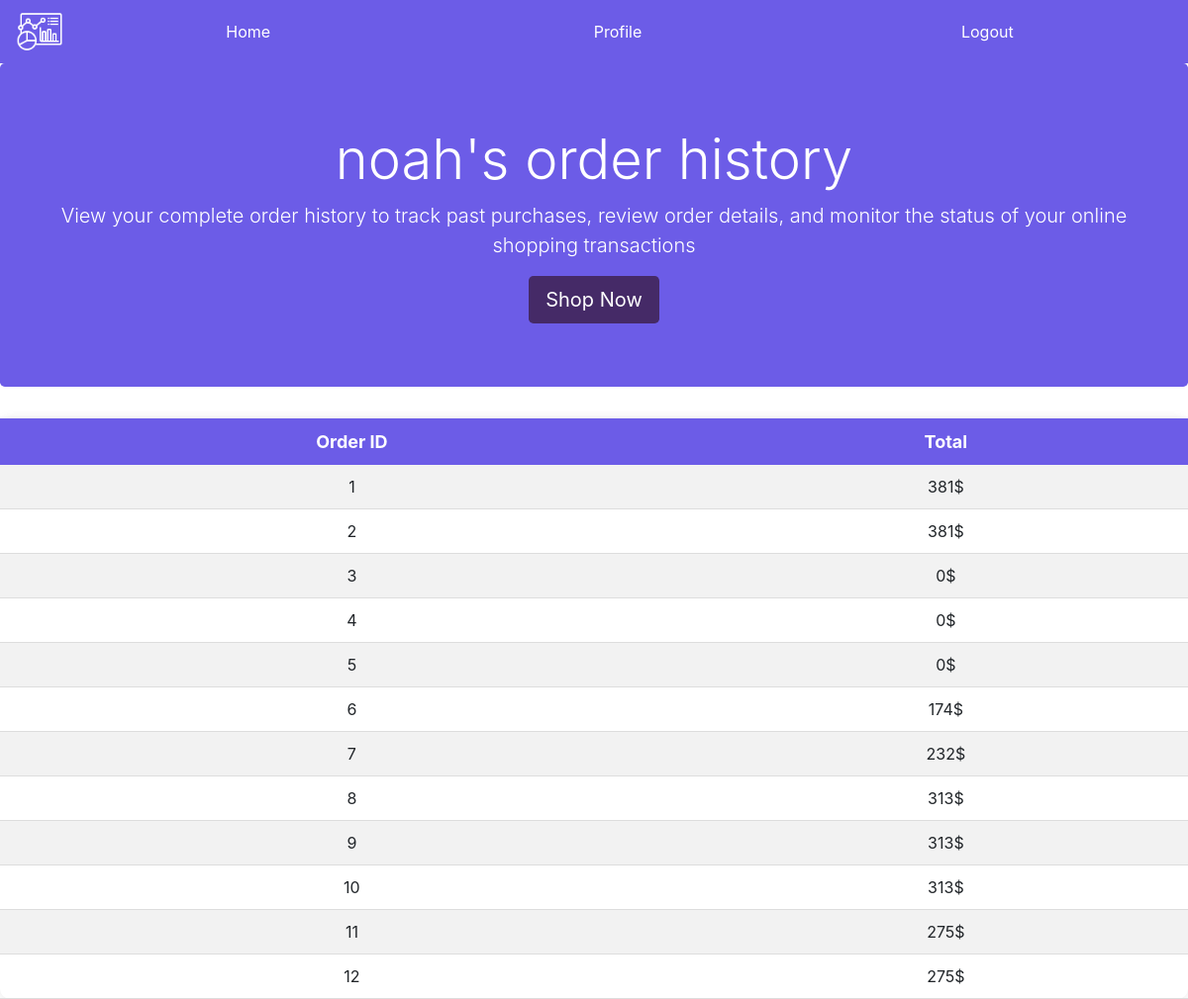
Page /cart_old_orders.php (signed in) on the committed database.
### tables this page shows
CREATE TABLE `orders` (
  `total` float NOT NULL,
  `user_id` int DEFAULT NULL,
  `id` int NOT NULL AUTO_INCREMENT,
  `adress` varchar(250) DEFAULT NULL,
  `phone` varchar(250) DEFAULT NULL,
  PRIMARY KEY (`id`),
  KEY `user_id_idx` (`user_id`),
  CONSTRAINT `user_id` FOREIGN KEY (`user_id`) REFERENCES `users` (`id`)
);

### Data/DB.php (called while the page is built, shortened)
<?php
class DB
{
    private $con;
    public function __construct()
    {
        $this->con = new PDO("mysql:host=localhost;dbname=pms;", "root", "");
    }
    public function GetAll($table,$condition)
    {
        $sql = $this->con->query("SELECT * FROM $table where $condition ;");
        return $sql->fetchAll(PDO::FETCH_ASSOC);
    }
}

### cart_old_orders.php (the view, shortened to what this page needs)
<!DOCTYPE html>
<html lang="en">
<?php include_once 'Data/DB.php'; ?>
<?php $db=new db();
$id=$_SESSION['auth']['id'];
$orders=$db->GetAll('orders',"user_id = $id");
?>
<head>
    <link rel="stylesheet" href="https://maxcdn.bootstrapcdn.com/bootstrap/4.5.2/css/bootstrap.min.css">
    <link rel="stylesheet" href="style/home.css">
</head>
<body style="background-color: #ffffff;">
    <nav class="navbar navbar-expand-lg navbar-dark" style="background-color: #6c5ce7;">
    <?php if($_SESSION['auth']['role']=='admin'): ?>
    <a href="dashboard.php">
        <img src="icons/dashboard._whitepng.png" alt="dashboard icon" width="48" height="48">
    </a>
        <?php endif; ?>
        <div class="collapse navbar-collapse" id="navbarNav">
            <ul class="navbar-nav ml-auto">
                <li class="nav-item">
                <a class="nav-link" href="home.php" style="color: #ffffff;">Home</a>
              </li>
                <li class="nav-item">
                    <a class="nav-link" href="profile.php" style="color: #ffffff;">Profile</a>
                <li class="nav-item">
                    <a class="nav-link" href="logout.php" style="color: #ffffff;">Logout</a>
                </li>
            </ul>
        </div>
    </nav>
    <div class="jumbotron text-center" style="background-color: #6c5ce7; color: #ffffff;">
        <h1 class="display-4"> <?=$_SESSION['auth']['name'];?>'s order history</h1>
        <p class="lead">View your complete order history to track past purchases, review order details, and monitor the status of your online shopping transactions </p>
        <a href="home.php" class="btn btn-lg btn-purple">Shop Now</a>
    </div>
    <table class="order-table">
        <thead>
            <tr>
                <th>Order ID</th>
                <th>Total</th>
            </tr>
        </thead>
        <tbody>
            <?php foreach($orders as $order):  ?>
            <tr>
                <td><?= $order['id'];?></td>
                <td><?= $order['total'];?>$</td>
            </tr>
            <?php endforeach; ?>
        </tbody>
    </table>
</body>
</html>

### style/home.css (style rules this page uses)
body { background-color: #ffffff; }
.navbar { background-color: #6c5ce7; }
.navbar-brand, .navbar-nav .nav-link { color: #ffffff; }
.navbar-nav { display: flex; justify-content: space-between; align-items: center; width: 100%; }
.navbar-nav .nav-item { flex: 1; text-align: center; }
.jumbotron { background-color: #6c5ce7; color: #ffffff; }
.btn-purple { background-color: #452a67; color: #ffffff; }
.navbar-nav .nav-item a.nav-link { font-size: 16px; transition: font-size 0.3s ease; }
.order-table { width: 100%; border-collapse: collapse; background-color: #ffffff; box-shadow: 0 0 10px rgba(0, 0, 0, 0.1); border-radius: 10px; margin-top: 20px; }
.order-table th, .order-table td { padding: 10px; text-align: center; }
.order-table thead { background-color: #6c5ce7; color: #ffffff; font-weight: bold; border-radius: 10px 10px 0 0; }
.order-table th { font-size: 18px; }
.order-table tbody tr:nth-child(odd) { background-color: #f2f2f2; }
.order-table td { font-size: 16px; border-bottom: 1px solid #dddddd; }

### rows in the picture
orders: id "1", total "381"
orders: id "2", total "381"
orders: id "3", total "0"
orders: id "4", total "0"
orders: id "5", total "0"
orders: id "6", total "174"
orders: id "7", total "232"
orders: id "8", total "313"
orders: id "9", total "313"
orders: id "10", total "313"
orders: id "11", total "275"
orders: id "12", total "275"

### other values in the picture
$_SESSION['auth']['name'] "noah"
